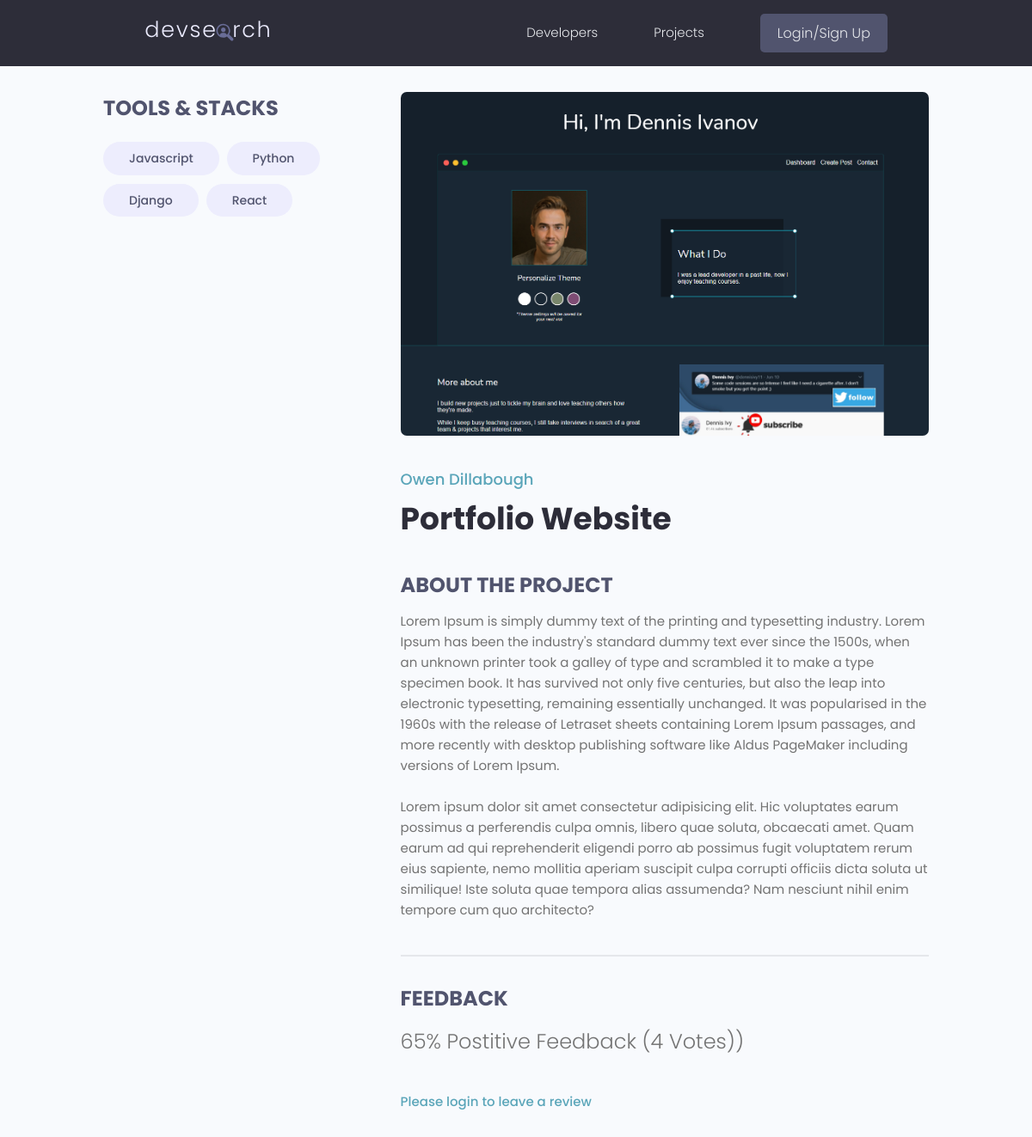
Page /project/c66743fd-e689-4859-b93e-fef029d272c3/ on the committed database.
### projects/models.py (models this page shows, shortened)
class Tag(models.Model):
    name = models.CharField(max_length=200)
    created = models.DateTimeField(auto_now_add=True)
    id = models.UUIDField(default=uuid.uuid4, unique=True,
                            primary_key=True, editable=False)
    def __str__(self):
        return self.name

class Project(models.Model):
    owner = models.ForeignKey(Profile, null=True, blank=True,
                                on_delete=models.SET_NULL)
    title = models.CharField(max_length=200)
    description = models.TextField(null=True, blank=True)
    featured_image = models.ImageField(null=True, blank=True, default="default.jpg")
    demo_link = models.CharField(max_length=2000, null=True, blank=True)
    source_link = models.CharField(max_length = 2000, null=True, blank=True)
    tags = models.ManyToManyField('Tag', blank=True)
    vote_total = models.IntegerField(default=0, null=True, blank=True)
    vote_ratio = models.IntegerField(default=0, null=True, blank=True)
    created = models.DateTimeField(auto_now_add=True)
    id = models.UUIDField(default=uuid.uuid4, unique=True,
                            primary_key=True, editable=False)
    class Meta:
        ordering = ['-vote_ratio', '-vote_total', 'title']
    @property
    def reviewers(self):
        queryset = self.review_set.all().values_list('owner__id', flat=True)
        return queryset

### users/models.py (models this page shows, shortened)
class Profile(models.Model):
    user = models.OneToOneField(User, on_delete=models.CASCADE,
                                null=True, blank=True)
    name = models.CharField(max_length=200, blank=True, null=True)
    email = models.EmailField(max_length=500, blank=True, null=True)
    username = models.CharField(max_length=200, blank=True, null=True)
    location = models.CharField(max_length=200, blank=True, null=True)
    short_intro = models.CharField(max_length=500, blank=True, null=True)
    bio = models.TextField(blank=True, null=True)
    profile_image = models.ImageField(null=True, blank=True, upload_to='profiles/',
                                        default='profiles/user-default.png')
    social_github = models.CharField(max_length=200, blank=True, null=True)
    social_linkedin = models.CharField(max_length=200, blank=True, null=True)
    social_twitter = models.CharField(max_length=200, blank=True, null=True)
    social_youtube = models.CharField(max_length=200, blank=True, null=True)
    created = models.DateTimeField(auto_now_add=True)
    id = models.UUIDField(default=uuid.uuid4, unique=True,
                            primary_key=True, editable=False)

### projects/views.py (the view, shortened to what this page needs)
# urls.py: path('project/<str:pk>/', views.project, name = "project"),
def project(request, pk):
    projectObj = Project.objects.get(id=pk)
    form = ReviewForm()
    return render(request, 'projects/single-project.html', {'project': projectObj, 'form': form})

### projects/templates/projects/single-project.html (shortened to what this page needs)
{% extends 'main.html' %}
{% block content %}
<main class="singleProject my-md">
    <div class="container">
      <div class="layout">
        <div class="column column--1of3">
          <h3 class="singleProject__subtitle">Tools & Stacks</h3>
          <div class="singleProject__toolStack">
            {% for tag in project.tags.all %}
            <span class="tag tag--pill tag--sub tag--lg">
              <small>{{tag}}</small>
            </span>
            {% endfor %}
          </div>
        </div>
        <div class="column column--2of3">
          <img class="singleProject__preview" src="{{ project.featured_image.url }}" alt="portfolio thumbnail" />
          <a href="{% url 'projects' %}" class="singleProject__developer">{{project.owner.name}}</a>
          <h2 class="singleProject__title">{{ project.title }}</h2>
          <h3 class="singleProject__subtitle">About the Project</h3>
          <div class="singleProject__info">
            {{ project.description }}
            <br />
            <br />
            Lorem ipsum dolor sit amet consectetur adipisicing elit. Hic voluptates earum possimus a perferendis culpa
            omnis, libero quae soluta, obcaecati amet. Quam earum ad qui reprehenderit eligendi porro ab possimus
            fugit voluptatem rerum eius sapiente, nemo mollitia aperiam suscipit culpa corrupti officiis dicta soluta
            ut similique! Iste soluta quae tempora alias assumenda? Nam nesciunt nihil enim tempore cum quo
            architecto?
          </div>
          <div class="comments">
            <h3 class="singleProject__subtitle">Feedback</h3>
            <h5 class="project--rating">
              {{project.vote_ratio}}% Postitive Feedback ({{project.vote_total}} Vote{{project.vote_total|pluralize:"s"}}))
            </h5>
            {% if request.user.profile.id in project.reviewers %}
            <p>You have already submitted your review for this project!</p>
            {% elif request.user.profile == project.owner %}
            <p>You cannot review your own work!</p>
            {% else %}
              <a href="{% url 'login' %}?next={{request.path}}">Please login to leave a review</a>
            {% endif %}
          </div>
        </div>
      </div>
    </div>
  </main>
{% endblock content %}

### static/styles/app.css (style rules this page uses)
:root { --color-sub: #2d2d39; }
img { width: 100%; }
.singleProject .column--1of3 { order: 2; }
@media screen and (min-width: 1081px) { .singleProject .column--1of3 { order: 1; } }
@media screen and (min-width: 1081px) { .singleProject .column--2of3 { order: 2; } }
.singleProject__toolStack { margin-top: 2rem; margin-bottom: 4rem; }
.singleProject__preview { height: 50vh; object-fit: cover; object-position: top center; margin-bottom: 3rem; border-radius: 0.7rem; }
.singleProject__developer { font-size: 1.8rem; font-weight: 500; }
.singleProject__title { font-size: 3.6rem; font-weight: 700; color: var(--color-sub); margin-bottom: 3rem; }
.project--rating { margin-bottom: 1.6em; margin-top: .5em; }
.singleProject__subtitle { text-transform: uppercase; font-size: 2.4rem; font-weight: 700; color: var(--color-sub-light); margin-bottom: 1rem; }
.comments { margin-top: 4rem; padding-top: 3rem; border-top: 2px solid var(--color-light); }

### static/uikit/styles/modules/_variables.css (style rules this page uses)
:root { --color-main: #5aa5b9; --color-main-light: #e6faff; --color-sub: #3f4156; --color-sub-light: #51546e; --color-sub-lighter: #ededfd; --color-text: #737373; --color-gray: #8b8b8b; --color-light: #e5e7eb; --color-light-gray: #767676; --color-bg: #f8fafd; --color-white: #fffefd; --color-white-light: #f3f3f3; --color-success: #359e64; --color-success-bg: #def8e8; --color-error: #fc4b0b; --color-error-bg: #fff2ee; --font-base: 'Poppins', arial, helvetica, 'Segoe UI', roboto, ubuntu, sans-serif; --font-monospace: 'Fira Code', 'Courier New', courier, monospace; --font-regular: 300; --font-medium: 500; --font-bold: 700; --generic-shadow: 1px 1px 5px #00000010; --generic-transition: all 0.3s ease-in-out; }

### static/uikit/styles/modules/_base.css (style rules this page uses)
* { margin: 0; padding: 0; box-sizing: border-box; text-rendering: optimizeLegibility; color: inherit; font-size: inherit; }
html { font-size: 50%; }
@media only screen and (min-width: 480px) { html { font-size: 56.25%; } }
@media only screen and (min-width: 1200px) { html { font-size: 62.5%; } }
body { line-height: 1.6; font-weight: 400; font-size: 1.5rem; color: var(--color-text); background-color: var(--color-bg); min-height: 100vh; }

### static/uikit/styles/modules/_typography.css (style rules this page uses)
* { font-family: var(--font-base); }
h2 { font-size: 3.6rem; font-weight: var(--font-bold); }
h3 { font-size: 3.2rem; font-weight: var(--font-medium); }
h5 { font-size: 2.4rem; font-weight: var(--font-medium); }
h5, h6 { font-weight: var(--font-regular); }
p, span, strong { font-size: 1.6rem; color: var(--color-text); font-weight: var(--font-regular); }
a { padding-bottom: 2px; text-decoration: none; display: inline-block; color: var(--color-main); font-weight: var(--font-medium); }

### static/uikit/styles/modules/_utilities.css (style rules this page uses)
.container { width: 92%; max-width: 165rem; margin: 0 auto; box-sizing: border-box; }
@media screen and (min-width: 1000px) { .container { width: 90%; } }
@media screen and (min-width: 1200px) { .container { width: 80%; } }
.my-md { margin: 3rem auto; }

### static/uikit/styles/modules/_tag.css (style rules this page uses)
.tag { display: inline-flex; align-items: center; background-color: var(--color-sub); height: -webkit-fit-content; height: -moz-fit-content; height: fit-content; width: -webkit-fit-content; width: -moz-fit-content; width: fit-content; border-radius: 0.5rem; padding: 0.5rem 1.5rem; font-size: 1.2rem; cursor: pointer; }
.tag:not(:last-child) { margin-right: 0.25rem; margin-bottom: 0.75rem; }
.tag > small { color: var(--color-white); }
.tag--pill { border-radius: 5rem; }
.tag--sub, .tag--sub > small { background: var(--color-sub-lighter); color: var(--color-sub-light); font-weight: 500; }
.tag--lg { padding: 0.8rem 3rem; font-size: 1.4rem; }
.tag--lg:not(:last-child) { margin-right: 0.5rem; margin-bottom: 1rem; }

### static/uikit/styles/modules/_layout.css (style rules this page uses)
.layout { display: flex; flex-flow: row wrap; justify-content: space-between; }
.layout > .column { margin-bottom: 3rem; }
.layout > .column.column--1of3 { flex-basis: 30%; }
.layout > .column.column--2of3 { flex-basis: 64%; }

### rows in the picture
Tag: name "Javascript"
Tag: name "Python"
Tag: name "Django"
Tag: name "React"
Project: featured_image (picture), owner.name "Owen Dillabough", title "Portfolio Website", description "Lorem Ipsum is simply dummy text of the printing and typesetting industry. Lorem Ipsum has been the industry's standard dummy text ever since the 1500s, when an unknown printer took a galley of type and scrambled it to make a type specimen book. It has survived not only five centuries, but also the leap into electronic typesetting, remaining essentially unchanged. It was popularised in the 1960s with the release of Letraset sheets containing Lorem Ipsum passages, and more recently with desktop publishing software like Aldus PageMaker including versions of Lorem Ipsum.", vote_ratio "65", vote_total "4"
